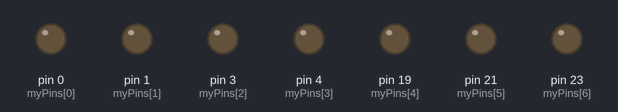
A sketch run on a simulated Arduino Mega 2560, built with avr-gcc and run on an emulated ATmega2560. Parts: output pins drawn as LEDs (lit = HIGH).

Above: at 0.3 s.
At 0.95 s:
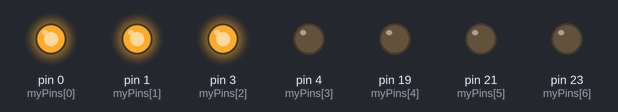
At 1.25 s:
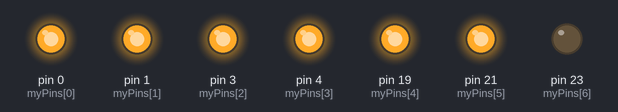
At 1.65 s:
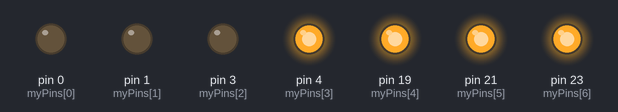
At 2.45 s:
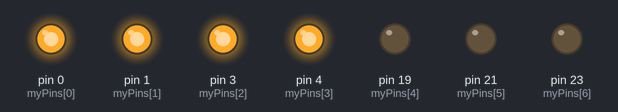
At 3.15 s:
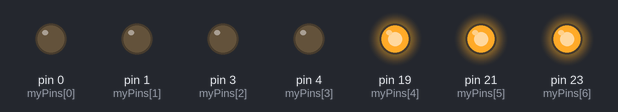
Timing chart, 0 to 3.5 s (numbered marks = the images above):
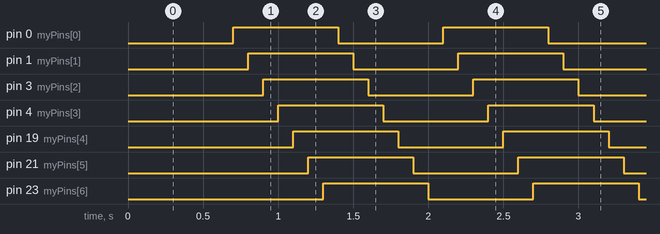

The sketch:

LEDs_Test.ino
```cpp
/*
  Simple test of the testing LEDs
  Creates a 'snake' chasing effect on the LEDs
                                                1284P
                                              +---\/---+
     STBY LED (Yellow)           (D 0)  PB0  1|        |40  PA0  (ADC 0 / D24)     RX Audio Input
     Error LED (Orange)          (D 1)  PB1  2|        |39  PA1  (ADC 1 / D25)     NC
     1-Wire (DQ)           INT 2 (D 2)  PB2  3|        |38  PA2  (ADC 2 / D26)     NC
     TX LED (Red)            PWM (D 3)  PB3  4|        |37  PA3  (ADC 3 / D27)     NC
     RX LED (Green)       PWM/SS (D 4)  PB4  5|        |36  PA4  (ADC 4 / D28)     NC
     NC                     MOSI (D 5)  PB5  6|        |35  PA5  (ADC 5 / D29)     NC
     NC                 PWM/MISO (D 6)  PB6  7|        |34  PA6  (ADC 6 / D30)     NC
     NC                  PWM/SCK (D 7)  PB7  8|        |33  PA7  (ADC 7 / D31)     NC
     [To Prgmr]                         RST  9|        |32  AREF
                                        VCC 10|        |31  GND
                                        GND 11|        |30  AVCC
                                      XTAL2 12|        |29  PC7  (D 23)            Sensor 3 Negative-side Control
                                      XTAL1 13|        |28  PC6  (D 22)            Sensor 3 Positive-side Control
     [To Prgmr]              RX0 (D 8)  PD0 14|        |27  PC5  (D 21) TDI        Sensor 2 Negative-side Control
     [To Prgmr]              RX1 (D 9)  PD1 15|        |26  PC4  (D 20) TDO        Sensor 2 Positive-side Control
     Anemometer-Speed  RX1/INT0 (D 10)  PD2 16|        |25  PC3  (D 19) TMS        Sensor 1 Negative-side Control
     PTT               TX1/INT1 (D 11)  PD3 17|        |24  PC2  (D 18) TCK        Sensor 1 Positive-side Control
     DAC 8.2K               PWM (D 12)  PD4 18|        |23  PC1  (D 17) SDA        [To I2C Devices]
     DAC 3.9K               PWM (D 13)  PD5 19|        |22  PC0  (D 16) SCL        [To I2C Devices]
     DAC 2.2K               PWM (D 14)  PD6 20|        |21  PD7  (D 15) PWM        DAC 1K
                                              +--------+


*/

bool polarity;
byte myPins[] = {0, 1, 3, 4, 19, 21, 23};  // If using different number of LEDs it's just as simple as putting them in sequence in the array e.g.: byte myPins[] = {0, 1, 4, 5, 19, 21, 23, 25, 26};
// 0-(Yellow) STBY/ Reading LED, 1-(Orange) ERROR LED, 3-(Red) TX LED, 4-(Green) RX LED, 19-(Blue) Air Sensor LED, 21-(Green) Ground Sensor LED, 23-(White) Road Sensor LED

void setup() {

  for (byte i = 0; i < sizeof(myPins); i++) {
    pinMode(myPins[i], OUTPUT);
  }
}


void loop() {

    for (byte i = 0; i < sizeof(myPins); i++) {
    digitalWrite(myPins[i], polarity);
    delay(100);
  }
    polarity ^= true;
}
```

Measured:
- by itself, pin 0 (myPins[0]), pin 1 (myPins[1]), pin 3 (myPins[2]), pin 4 (myPins[3]), pin 19 (myPins[4]), pin 21 (myPins[5]), pin 23 (myPins[6]): alternates HIGH for 0.70 s and LOW for 0.70 s
- by itself, everything shown: repeats every 1.4 s, in 14 steps
